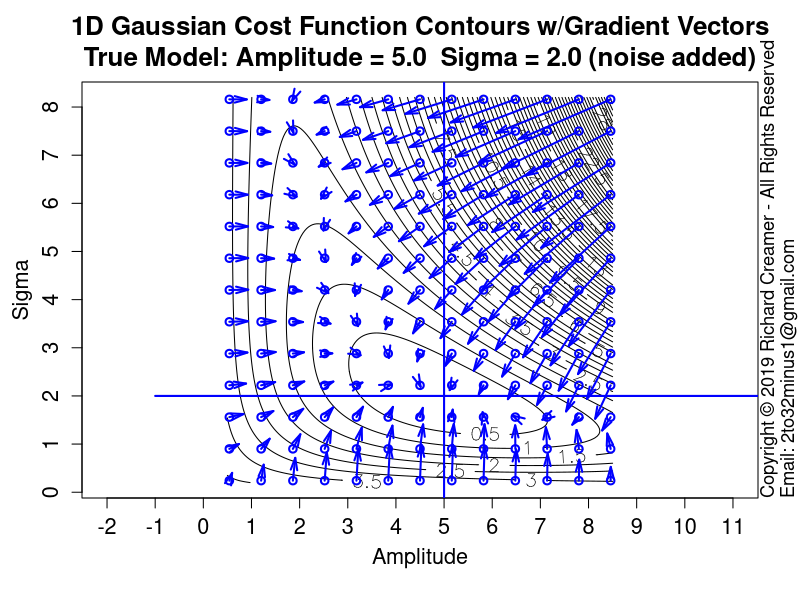

Write R code to recreate this figure.
##############################################################
### Copyright (c) Richard Creamer 2019 - All Rights Reserved
### Inquiries: email 2to32minus1@gmail.com
##############################################################

### Globals
fontScale = 1.2    # Global font size variable
lf        = 1.2    # Enlarge font of plot labels
verbose   = FALSE  # Verbose printing
lw        = 2      # Line width
xMargin   = 1      # X-axis margin for plots
yMargin   = 1      # Y-axis margin for plots
de        = 0.01   # Small constant for estimating derivatives numerically
smlPts    = 1      # Small  data point/circle
medPts    = 1.5    # Medium data point/circle
lrgPts    = 2.0    # Large  data point/circle

### Run this function to generate this plot
runFunc = function() {
	dw = 1000
	dh = 750	
	path = "D:/Code/R/LeastSquaresPlay/PlotsAndAssocCode/Plot43/"
	gd = makeGaussianTestData()
	savePngVerbose( paste(path, "Plot43.png", sep=""), 
					plotGaussErrorContours,  w=1200, h=1280, un="px", nLevels=110, drawGradVecs=TRUE, normGradVecs=FALSE, gd=gd )
}

### Shared use case Gaussian data set generator used by several cooperating functions
makeGaussianTestData = function( trueAmpl=5, trueSigma=2, aGuess=sqrt(trueAmpl), sGuess=sqrt(trueSigma), nPts=40 ) {
	set.seed( 3 )
	x = seq( -5*trueSigma, 5*trueSigma, length=nPts )
	y = gauss1dFunc( x, trueAmpl, trueSigma ) + rnorm( length(x), sd=0.2 )
	guesses = list( a=aGuess, s=sGuess )
	tuple = list( trueAmpl=trueAmpl, trueSigma=trueSigma, x=x, y=y, nPts=nPts, guesses=guesses )
	return( tuple )
}

### 2D plot error contours for range of Amplitude and Sigma values
### Amplitude maps to x-axis, Sigma maps to y-axis
plotGaussErrorContours = function( nLevels=30, customTitle="", drawGradVecs=FALSE, normGradVecs=TRUE, gd=NULL ) {
	set.seed( 3 )
	if ( is.null( gd ) )
		gd = makeGaussianTestData()
	a = gd$trueAmpl
	s = gd$trueSigma
	x = gd$x
	y = gd$y
	minAmpl  = a * 0.1;	maxAmpl  = a * 1.7
	minSigma = s * 0.1;	maxSigma = s * 1.7
	# Adjust ranges so plot is square
	deltaA = maxAmpl - minAmpl
	deltaS = maxSigma - minSigma
	maxDelta = if ( deltaA > deltaS ) deltaA else deltaS
	if ( deltaA > deltaS ) {
		maxSigma = minSigma + maxDelta
	} else {
		maxAmpl = minAmpl + maxDelta
	}
	nr = 200
	nc = 200
	ampls = seq( minAmpl, maxAmpl, length.out=nc )
	sigmas = seq( minSigma, maxSigma, length.out=nr )
	z = getGaussErrorGrid( meanGaussSsdErr, ampls, sigmas, x, y )
	xLim1 = minAmpl
	xLim2 = maxAmpl
	yLim1 = minSigma
	yLim2 = maxSigma
	plotTitle = ""
	if ( !drawGradVecs ) {
		plotTitle = sprintf( "1D Gaussian Cost Function Contours\nTrue Model: Amplitude = %.1f  Sigma = %.1f (noise added)", a, s )
	} else if ( normGradVecs ) {
		plotTitle = sprintf( "1D Gaussian Cost Function Contours w/Gradient (Unit) Vectors\nTrue Model: Amplitude = %.1f  Sigma = %.1f (noise added)", a, s )
	} else {
		plotTitle = sprintf( "1D Gaussian Cost Function Contours w/Gradient Vectors\nTrue Model: Amplitude = %.1f  Sigma = %.1f (noise added)", a, s )
	}
	if ( customTitle != "" )
		plotTitle = customTitle
	xform = contour( ampls, sigmas, t(z), axes=FALSE, cex.lab=lf, main=plotTitle, asp=1.0,
					 xlab="", ylab="", labcex=1.2, nlevels=nLevels, cex.main=1.3*fontScale, cex.axis=1.3 )
	xAxisMin = ceiling( gpl()$xLim[1] )
	xAxisMax = floor( gpl()$xLim[2] )
	yAxisMin = ceiling( gpl()$yLim[1] )
	yAxisMax = floor( gpl()$yLim[2] )
	axis( side=1, at=xAxisMin:xAxisMax, cex.axis=1.3 )
	axis( side=2, at=yAxisMin:yAxisMax, cex.axis=1.3 )
	addAxisLabels( xLabel="Amplitude", yLabel="Sigma" )
	box()
	xLimits = axisLimits( x )
	yLimits = axisLimits( y )
	lines( c(-1,12), c( s, s ), col="blue", lwd=lw )
	lines( c( a, a), c(-1,10), col="blue", lwd=lw )
	if ( drawGradVecs ) {
		gradPtsX1 = c()
		gradPtsY1 = c()
		gradPtsX2 = c()
		gradPtsY2 = c()
		gridSize=13
		for ( sigma in seq( from=sigmas[2], to=sigmas[length(sigmas)-1], length=gridSize ) ) {
			for ( ampl in seq( from=ampls[2], to=ampls[length(ampls)-1], length=gridSize ) ) {
				gradPtsX1[length(gradPtsX1)+1] = ampl
				gradPtsY1[length(gradPtsY1)+1] = sigma
				da = gaussDeDa( x, y, ampl, sigma )
				ds = gaussDeDs( x, y, ampl, sigma )
				mag = sqrt( da*da + ds*ds )
				if ( normGradVecs ) {
					da = da/mag/4 # hard-coded case-specific scale factor, unit vecs a bit too long for plot
					ds = ds/mag/4
				} else {
					da = da * 0.22 # hard-coded case-specific scale factor
					ds = ds * 0.22
				}
				gradPtsX2[length(gradPtsX2)+1] = ampl  - da
				gradPtsY2[length(gradPtsY2)+1] = sigma - ds
			}
		}
		points( gradPtsX1, gradPtsY1, col="blue", lwd=lw )
		arrows( gradPtsX1, gradPtsY1, gradPtsX2, gradPtsY2, col="blue", lwd=lw, cex=medPts, angle=15, length=0.125 )
	}
}

### 1D Gaussian
gauss1dFunc = function( x, a, sigma ) {
	return( a * exp( -0.5 * (x/sigma)^2 ) )
}

### Analytical/exact partial derivative of error/cost function wrt Amplitude
gaussDeDa = function( x, y, a, sigma ) {
	term1 = sum( gauss1dFunc(x, a, sigma) * exp( -0.5 * (x/sigma)^2) )
	term2 = sum( y * exp( -0.5 * (x/sigma)^2) )
	return( 2 * ( term1 - term2 )/length(x) )
}

### Analytical/exact partial derivative of error/cost function wrt Sigma
gaussDeDs = function( x, y, a, sigma ) {
	v = 2*a/sigma^3
	term1 = sum( gauss1dFunc(x, a, sigma) * x^2 * exp( -0.5 * (x/sigma)^2) )
	term2 = sum( x^2 * y * exp( -0.5 * (x/sigma)^2) )
	return( v * ( term1 - term2 )/length(x) )
}

### Gaussian error/cost function - SSD
meanGaussSsdErr = function( x, y, a, sigma ) {
	return( (1/length(x)) * sum( (gauss1dFunc( x, a, sigma ) - y)^2 ) )
}

### Compute mean SSD Gaussian cost function over a grid of Amplitude and Sigma values
### Note: returned matrix may need to be transposed for some functions such as contour()
### TODO: Try to use outer()
getGaussErrorGrid = function( errorFunc, ampls, sigmas, x, y ) {
	nr = length( sigmas )
	nc = length( ampls )
	z = matrix( nrow=nr, ncol=nc )	
	for ( row in 1:nr ) {     # loop over y-coordinates (sigma)
		sigma = sigmas[row]
		for ( col in 1:nc ) { # loop over x-coordinates (amplitude)
			ampl = ampls[col]
			z[row, col] = errorFunc( x, y, a=ampl, sigma=sigma )
		}
	}
	return( z )
}

### Get Plot Limits : gpl()$xLim[1] --> left x-coord
gpl = function() {
	u = par( "usr" )
	return( list( xLim=u[1:2], yLim=u[3:4] ) )
}

### Compute plot axis limits to fit range of data
axisLimits = function( v, margin=0 ) {
	lowerLimit = floor( min(v) ) - margin
	upperLimit = ceiling( max(v) ) + margin
	c( lowerLimit, upperLimit )
}

### Convience method to add x/y axis labels
addAxisLabels = function( xLabel="x", yLabel="y", cexVal=1.3 ) {
	mtext( text=xLabel, side=1, line=2.5, cex=cexVal )
	mtext( text=yLabel, side=2, line=2.5, cex=cexVal )
}

### Save to PNG file, specify width and height
savePngVerbose = function( path, plotFunc, w=512, h=512, un="px", doCopyright=TRUE, ... ) {
	png( filename = path, type="cairo", units=un, width=w, height=h, pointsize=12, res=96 )
	plotFunc( ... )
	if ( doCopyright )
		addCopyright()
	dev.off()
}

### Add copyright notice to plot via text()
addCopyright = function() {
	mtext( "Copyright \uA9 2019 Richard Creamer - All Rights Reserved", side=4, line=0, adj=0, cex=1.1 )
	mtext( "Email: 2to32minus1@gmail.com", side=4, line=1, adj=0, cex=1.1 )
}

runFunc()
